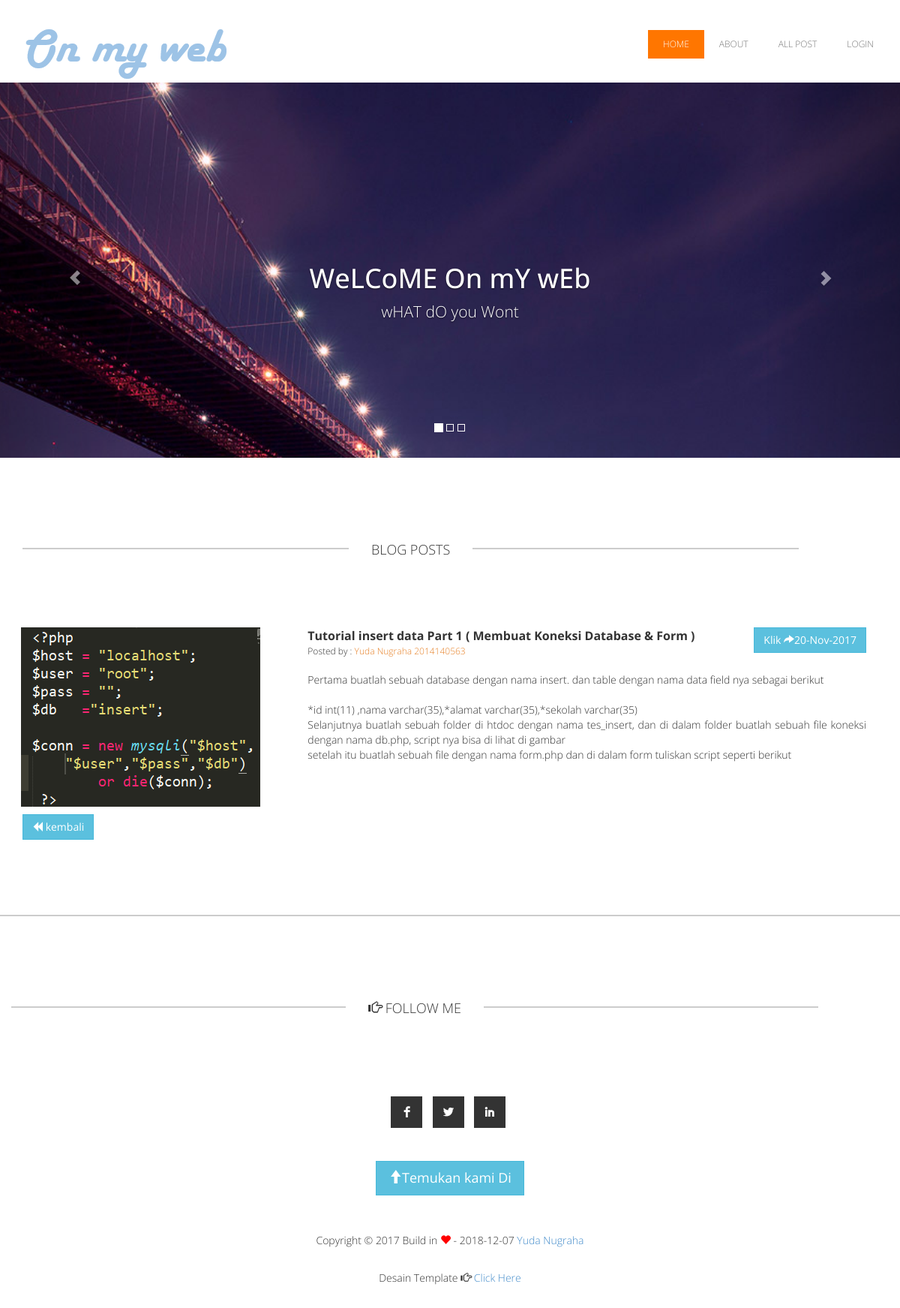
Page /blog/read/8 on the committed database.
### tables this page shows
CREATE TABLE `t_artikel` (
  `id_artikel` int(11) NOT NULL,
  `judul` varchar(255) NOT NULL,
  `penulis` varchar(255) NOT NULL,
  `gambar` varchar(255) NOT NULL,
  `status` tinyint(1) NOT NULL,
  `tanggal` date NOT NULL,
  `isi` text NOT NULL,
  `kode_kategori` int(11) NOT NULL
);

### application/libraries/Template.php (called while the page is built, shortened)
<?php
class Template {
	function __construct()
	{
		$this->ci=&get_instance();
	}
	public function blog($template = null, $data = null)
	{
		$data['content']	= $this->ci->load->view($template,$data,TRUE);
		$this->ci->load->view('Home',$data);
	}
}

### application/controllers/blog.php (called while the page is built, shortened)
<?php
class Blog extends CI_Controller {
	public function read()
	{
		$id = $this->uri->segment(3);
		$data['data']	= $this->m_blog->get_where('t_artikel',array('id_artikel'=>$id));
		$this->template->blog('readmore',$data);
	}
}

### index.php (called while the page is built, shortened)
<?php
require_once BASEPATH.'core/CodeIgniter.php';

### application/models/m_blog.php (called while the page is built, shortened)
<?php
class M_blog extends CI_Model {
	public function get_where($table = null, $where = null)
	{
		$this->db->from($table);
		$this->db->where($where);
		return $this->db->get();
	}
}

### application/views/readmore.php (the view, shortened to what this page needs)
<div id="templatemo-blog">
            <div class="container">
                <div class="row">
                    <div class="templatemo-line-header" style="margin-top: 0px;" >
                        <div class="text-center">
                            <hr class="team_hr team_hr_left hr_gray"/><span class="span_blog txt_darkgrey">BLOG POSTS</span>
                            <hr class="team_hr team_hr_right hr_gray" />
                        </div>
                    </div>
                    <br class="clearfix"/>
                </div>
                <?php foreach($data->result() as $key):?>
                <div class="blog_box">
                    <div class=" col-md-12 blog_post">
                        <ul class="list-inline">
                            <li class="col-md-4">
                                <a href="#">
                                    <img class="img-responsive" src="<?php echo base_url();?>gambar/<?php echo $key->gambar;?>" alt="yuda" />
                                </a>
                            </li>
                            <li  class="col-md-8">
                                <div class="pull-left">
                                    <span class="blog_header"><?php echo $key->judul;?></span><br/>
                                    <span>Posted by : <a class="link_orange" href="<?php echo base_url();?>blog/read/<?php echo $key->id_artikel;?>"><span class="txt_orange"><?php echo $key->penulis;?></span></a></span>
                                </div>
                                <div class="pull-right">
                                    <a class="btn btn-info" href="<?php echo base_url();?>blog/read/<?php echo $key->id_artikel;?>" role="button">Klik <i class="glyphicon glyphicon-share-alt"></i><?php echo date('d-M-Y',strtotime($key->tanggal));?></a>
                                </div>
                                <div class="clearfix"> </div>
                                <p class="blog_text">
                                    <?php
                                    $data =
                                    nl2br($key->isi) ;
                                        echo $data;
                                    ?>
                                </p>
                            </li>
                        </ul>
                    </div>
                </div>
                <button type="button" class="btn btn-info" onclick="window.history.go(-1);"><i class="glyphicon glyphicon-backward"></i> kembali</button>
            <?php endforeach;?>
            </div>
        </div>

### assets/css/templatemo_style.css (style rules this page uses)
body, html { overflow-x:hidden; }
body { background-color: #ffffff; font-family: 'Open Sans', Arial, Helvetice Neue, sans-serif; font-size: 12px; font-weight: 300; font-style: normal; -webkit-font-smoothing: antialiased; -webkit-text-size-adjust: 100%; }
h1, h2, h3, h4, h5, h6, span, p { font-family: 'Open Sans', Arial, Helvetice Neue, sans-serif; }
* { -webkit-border-radius: 0 !important; -moz-border-radius: 0 !important; border-radius: 0 !important; }
.team_hr { border: 1px solid #fff; width: 39.5%; float: left; }
.team_hr_left { margin-right: 30px; margin-left: 15px; }
.team_hr_right { margin-left: 30px; }
.hr_gray { border: 1px solid #cccccc; }
.templatemo-line-header { margin-top:100px; margin-bottom:80px; }
.txt_darkgrey { color: #333333; }
.txt_orange { color: #e67e22; }
.templatemo-line-header span { font-size: 18px; float :left; margin-top: 10px; }
.span_blog { margin-bottom: 80px; }
.blog_post { color: #333333; padding: 10px; }
.blog_header { font-weight: bold; font-size: 16px; }
.blog_text { text-align: justify; font-size: 14px; margin-top: 20px; }
.blog_box { margin-left: -12px; }
@media (min-width:991px) and (max-width: 1200px) { .team_hr { width: 37%; } }

### rows in the picture
t_artikel: gambar (picture), judul "Tutorial insert data Part 1 ( Membuat Koneksi Database & Form )", penulis "Yuda Nugraha 2014140563", tanggal "20-Nov-2017", isi "Pertama buatlah sebuah database dengan nama insert. dan table dengan nama data field nya sebagai berikut *id int(11) ,nama varchar(35),*alamat varchar(35),*sekolah varchar(35) Selanjutnya buatlah sebuah folder di htdoc dengan nama tes_insert, dan di dalam folder buatlah sebuah file koneksi dengan nama db.php, script nya bisa di lihat di gambar setelah itu buatlah sebuah file dengan nama form.php dan di dalam form tuliskan script seperti berikut"
